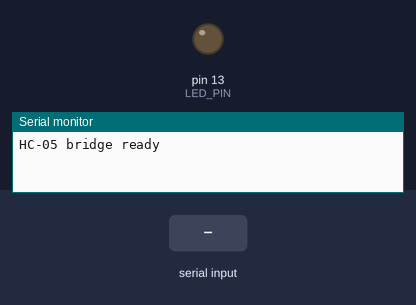
Simulated run of this sketch. Board: Arduino Uno, built with avr-gcc and run on an emulated ATmega328P. Shown: output pins drawn as LEDs (lit = HIGH), the last lines printed to the serial monitor. The inputs (shaded band) are chosen by the test bench.

Above: at 1.2 s.
1.3 s: "LED_ON\n" received over the second serial link
At 2.2 s:
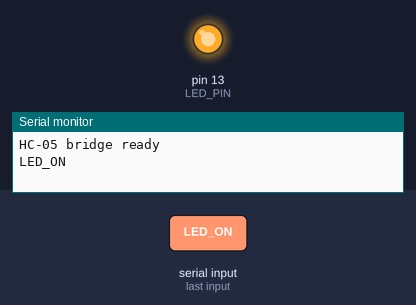
2.8 s: "LED_OFF\n" received over the second serial link
At 3.3 s:
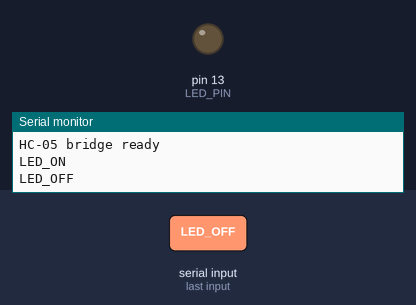
Timing chart, 0 to 5.8 s (numbered marks = the images above; inputs shaded):
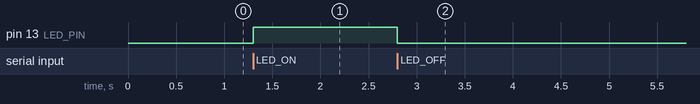

Measured:
- after the input at 1.3 s, pin 13 (LED_PIN): LOW → HIGH at once
- after the input at 2.8 s, pin 13 (LED_PIN): HIGH → LOW at once

The sketch:

hc05_hc06.ino
```cpp
/*
 * HC-05 / HC-06 Bluetooth Classic via SoftwareSerial (or hardware Serial)
 * Pair phone/PC with module, then use USB-TTL + Web Serial in the PWA,
 * or a classic Bluetooth SPP bridge.
 *
 * Wiring (SoftwareSerial):
 *   HC-05 TX -> Arduino D10
 *   HC-05 RX -> Arduino D11 (voltage divider recommended)
 *   VCC 3.3/5V, GND
 */

#include <SoftwareSerial.h>

SoftwareSerial BT(10, 11); // RX, TX
const int LED_PIN = 13;

String inputBuffer = "";

void setup() {
  pinMode(LED_PIN, OUTPUT);
  Serial.begin(9600);
  BT.begin(9600);
  BT.println("OK READY");
  Serial.println("HC-05 bridge ready");
}

void loop() {
  while (BT.available()) {
    char c = BT.read();
    Serial.write(c);
    if (c == '\n' || c == '\r') {
      if (inputBuffer.length() > 0) {
        handleCommand(inputBuffer);
        inputBuffer = "";
      }
    } else {
      inputBuffer += c;
    }
  }

  // Optional USB passthrough for Web Serial testing
  while (Serial.available()) {
    char c = Serial.read();
    BT.write(c);
  }
}

void handleCommand(String cmd) {
  cmd.trim();
  cmd.toUpperCase();
  if (cmd == "LED_ON") {
    digitalWrite(LED_PIN, HIGH);
    BT.println("OK");
  } else if (cmd == "LED_OFF") {
    digitalWrite(LED_PIN, LOW);
    BT.println("OK");
  } else if (cmd == "STATUS?") {
    BT.println("STATUS:OK");
  } else if (cmd == "TEMP?") {
    BT.println("TEMP:28.5");
  } else {
    BT.println("ERROR");
  }
}
```
